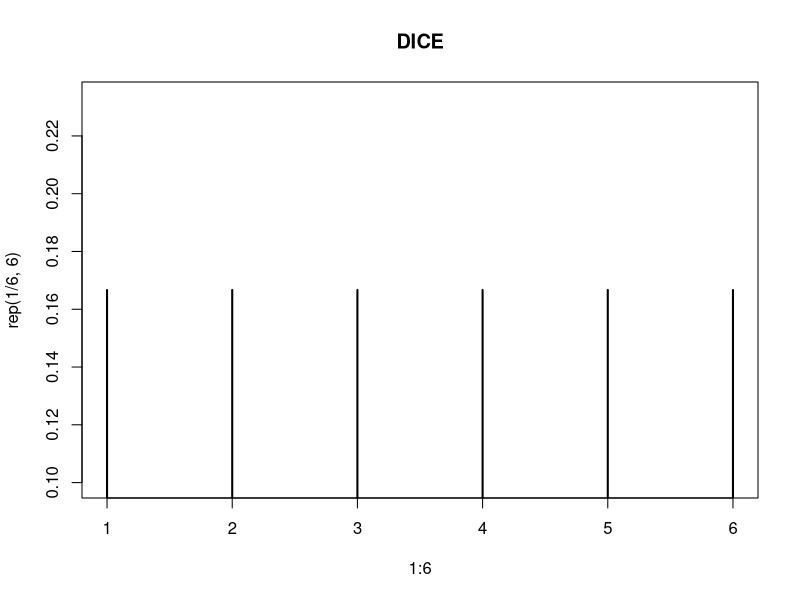
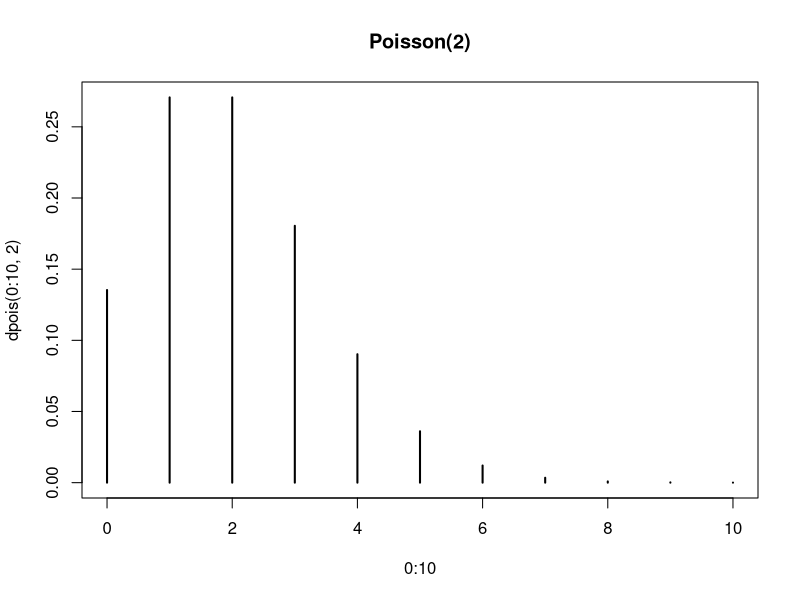
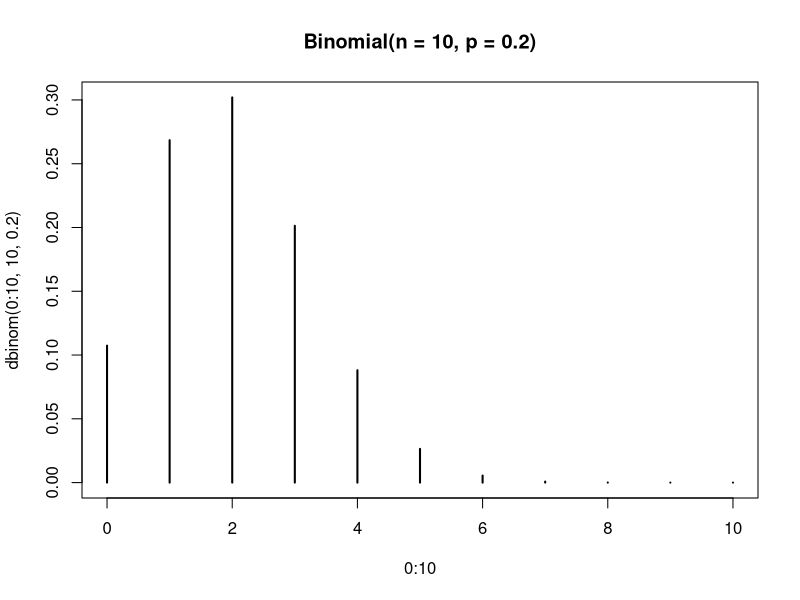
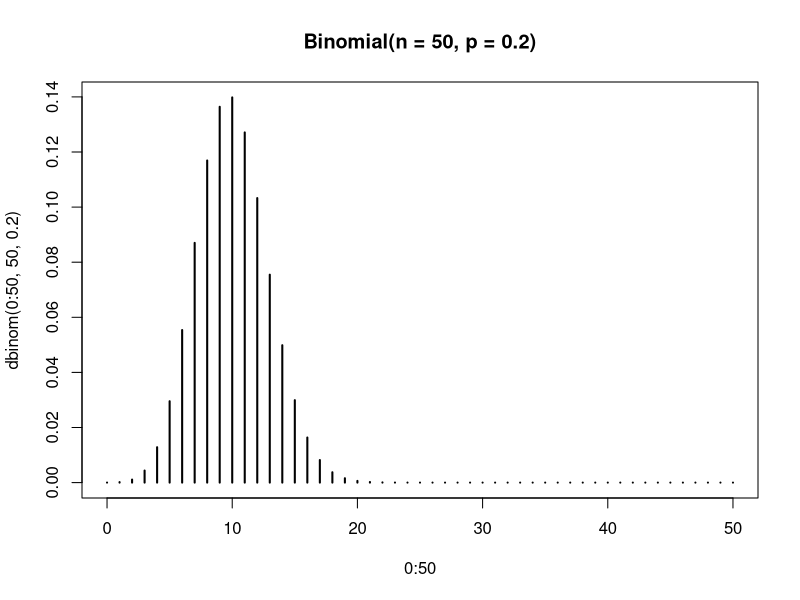
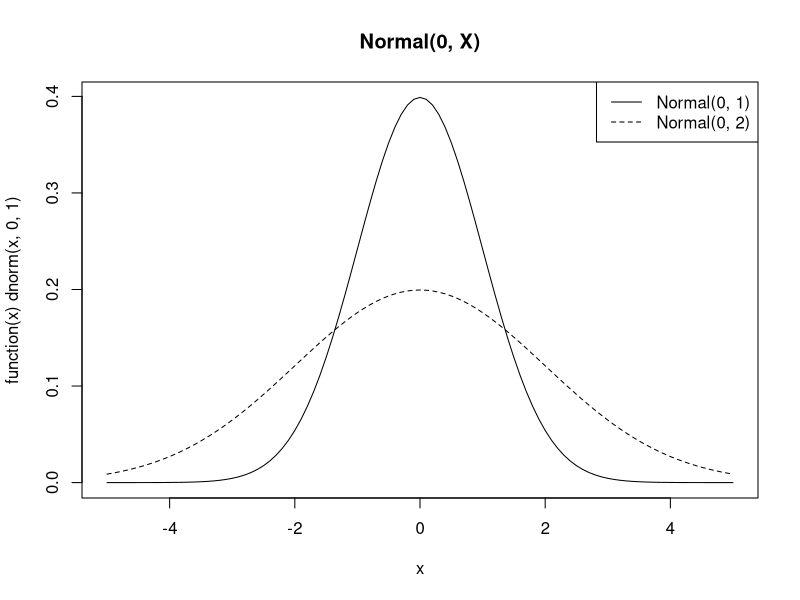
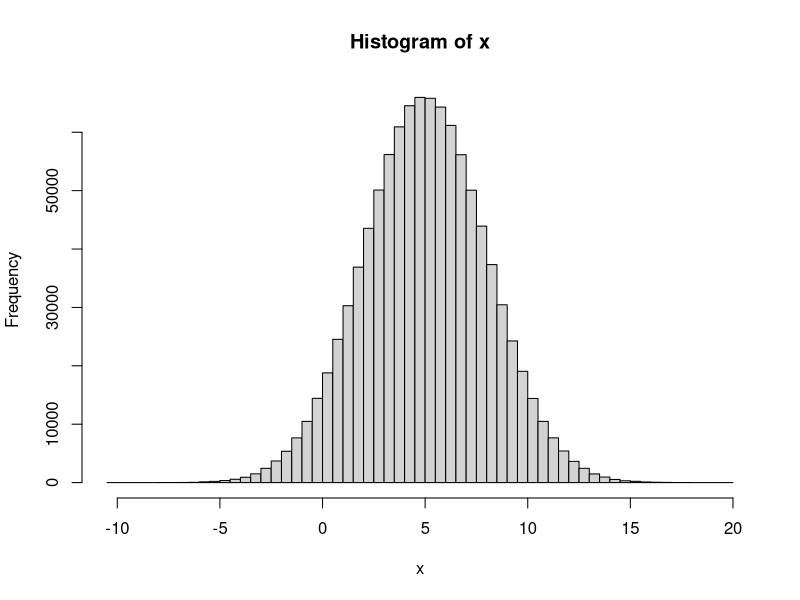
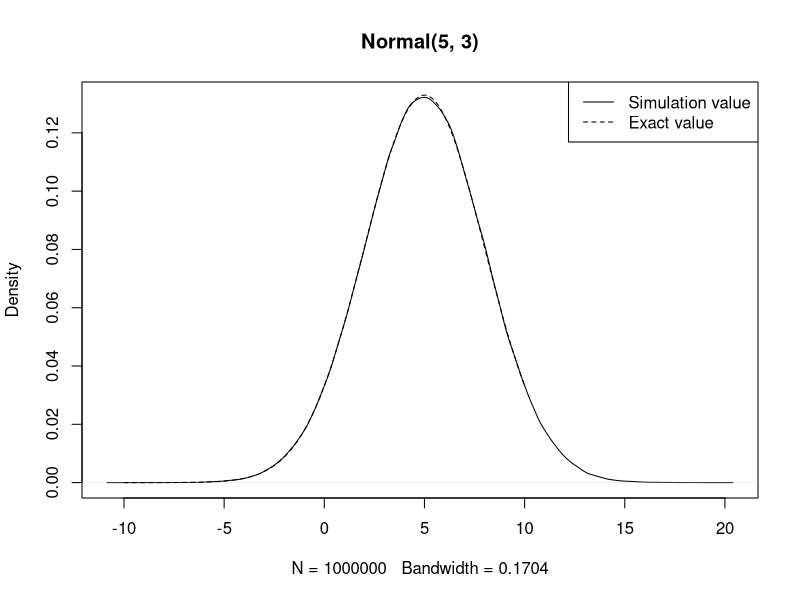
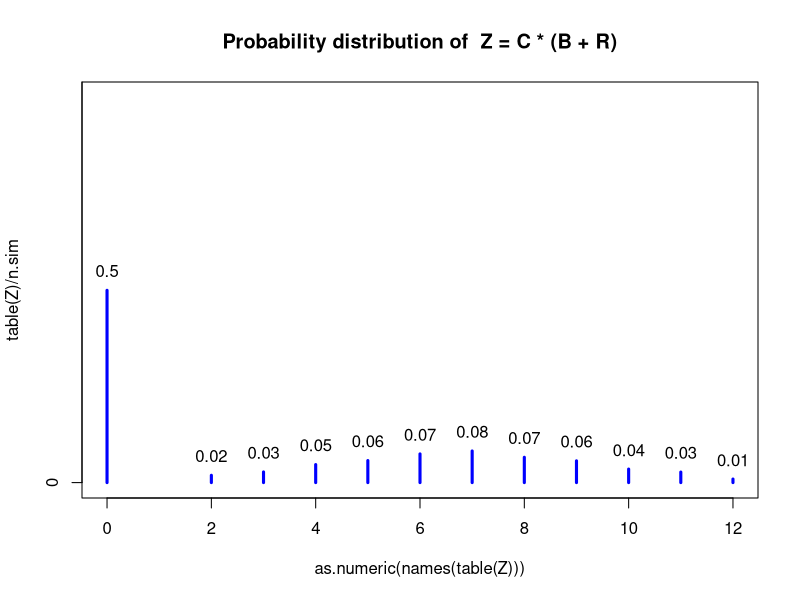

Recreate these plots in R, in order.
# ============================== #
# Advanced Statistical Modelling #
# Class 1                        #
# Filip Chmielowski              #
# ============================== #


# ===== The Dice Rolling =====
plot(1:6, rep(1/6, 6), lwd = 2, type = "h", xlabel = "x", ylabel = "p(x)", main = "DICE")


# ===== The Poisson Distribution =====
?distribution
plot(0:10, dpois(0:10, 2), lwd = 2, type = "h", xlabel = "x", ylabel = "p(x)", main = "Poisson(2)")


# ===== The Binomial Distribution =====
?distribution
plot(0:10, dbinom(0:10, 10, 0.2), lwd = 2, type = "h", xlabel = "x", ylabel = "p(x)", main = "Binomial(n = 10, p = 0.2)")
plot(0:50, dbinom(0:50, 50, 0.2), lwd = 2, type = "h", xlabel = "x", ylabel = "p(x)", main = "Binomial(n = 50, p = 0.2)")


# ===== The Normal Distribution =====
?distribution
plot(function(x) dnorm(x, 0, 1), xlim = c(-5, 5), xlabel = "x", ylabel = "f(x)", main = "Normal(0, X)")
plot(function(x) dnorm(x, 0, 2), xlim = c(-5, 5), xlabel = "x", ylabel = "f(x)", add = TRUE, lty = 2)
legend("topright", c("Normal(0, 1)", "Normal(0, 2)"), lty = c(1, 2))


# ===== The Computing Probabilities [x~normal(5, 3), P(6 < x < 9)] =====
# Exact value: 0.278
pnorm(9, 5, 3) - pnorm(6, 5, 3)
# Simulated value
N = 1000000
x = rnorm(N, 5, 3)
sum(x>6 & x<9)/N

hist(x, breaks = 100)

plot(density(x), xlabel = "x", ylabel = "f(x)", main = "Normal(5, 3)")
plot(function(x) dnorm(x, 5, 3), xlim = c(-10, 10), add = TRUE, lty = 2)
legend("topright", c("Simulation value", "Exact value"), lty = c(1, 2))


# ===== The Monty Hall Problem =====
door = 1:3
n.sim = 100000
Car = sample(door, n.sim, replace = TRUE)
Chose = sample(door, n.sim, replace = TRUE)

Open = rep(NA, n.sim)
ChangeWin = rep(NA, n.sim)

for (i in 1 : n.sim)
{
  if (Car[i] != Chose[i]) Open[i] = door[-c(Car[i], Chose[i])]
  if (Car[i] == Chose[i]) Open[i] = sample(door[-c(Car[i])], 1)
}

for (i in 1 : n.sim)
{
  if (Car[i] != Chose [i]) ChangeWin[i] = 1
  if (Car[i] == Chose [i]) ChangeWin[i] = 0
}

cbind(Car, Chose, Open, ChangeWin)[1 : 10, ]

cat("\n",
    " Win probability after changing:     ", round(sum(ChangeWin)/n.sim, 3), "\n",
    " Win probability without changeing:  ", round((n.sim - sum(ChangeWin))/n.sim, 3), "\n")


# === The Exercise 0.2 - A coin, a blue dice and a special red dice ===
# Number of simulations
n.sim = 100000

# Coin Toss
C = sample(0:1, size = n.sim, prob = c(0.5, 0.5), replace = TRUE)

# Blue Dice
B = sample(1:6, size = n.sim, replace = TRUE)

# Red Dice
red_dice_probs = c(2/9, 1/9, 2/9, 1/9, 2/9, 1/9)
R = sample(1:6, size = n.sim, replace = TRUE, prob = red_dice_probs)

# Tables of values
round(table(C)/n.sim, 2)
round(table(B)/n.sim, 2)
round(table(R)/n.sim, 2)

# New Variable Z
Z = C * (B + R)

# Table of values
round(table(Z)/n.sim, 2)

# Probability Distribution of Z
plot(as.numeric(names(table(Z))), table(Z)/n.sim, type = "h", xlabel = "Z", ylabel = "p(z)", col = "blue", lwd = 3, ylim = c(0, 1))
text(as.numeric(names(table(Z))), 0.05 + table(Z)/n.sim, round(table(Z)/n.sim, 2))
title("Probability distribution of  Z = C * (B + R)")
#hist(Z, breaks = seq(min(Z)-0.5, max(Z)+0.5, by = 1), xlab = "Value of Z", main = "Probability Distribution of Z")

# Probability that Z gets values higher than 1
round(sum(Z > 1)/n.sim, 3)
sum(Z > 1)/n.sim